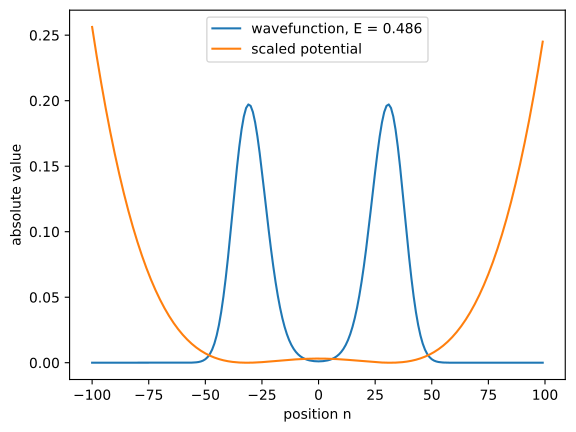

Reproduce this figure in Python.
import numpy as np
import matplotlib.pyplot as plt
import ast

content = np.genfromtxt(
    "../build/groundstate_N200_D1_mu20.000000_epssq0.001000",
    dtype = np.complex128, comments = "#", converters={0: lambda s: complex(s.decode().replace('+-', '-'))})

E = np.abs(content[0])
psi = content[1:]

def pot(n):
    mu = 20
    eps2 = 0.001
    return mu/8 * (eps2 * (n)**2 - 1 )**2

n = np.arange(len(psi)) - len(psi)/2
plt.figure()
plt.plot(n, np.abs(psi), label="wavefunction, E = {0:.3f}".format(E))
# plt.hlines(E, n[0], n[-1], label="energy", color="orange")
p = pot(n)
plt.plot(n, p*(1.3 * np.max(psi)/np.max(p)), label="scaled potential")

# plt.ylim(0, 1)
plt.legend(loc="upper center")
plt.xlabel("position n")
plt.ylabel("absolute value")
plt.savefig("groundstate.pdf", bbox_inches="tight", format="pdf")
